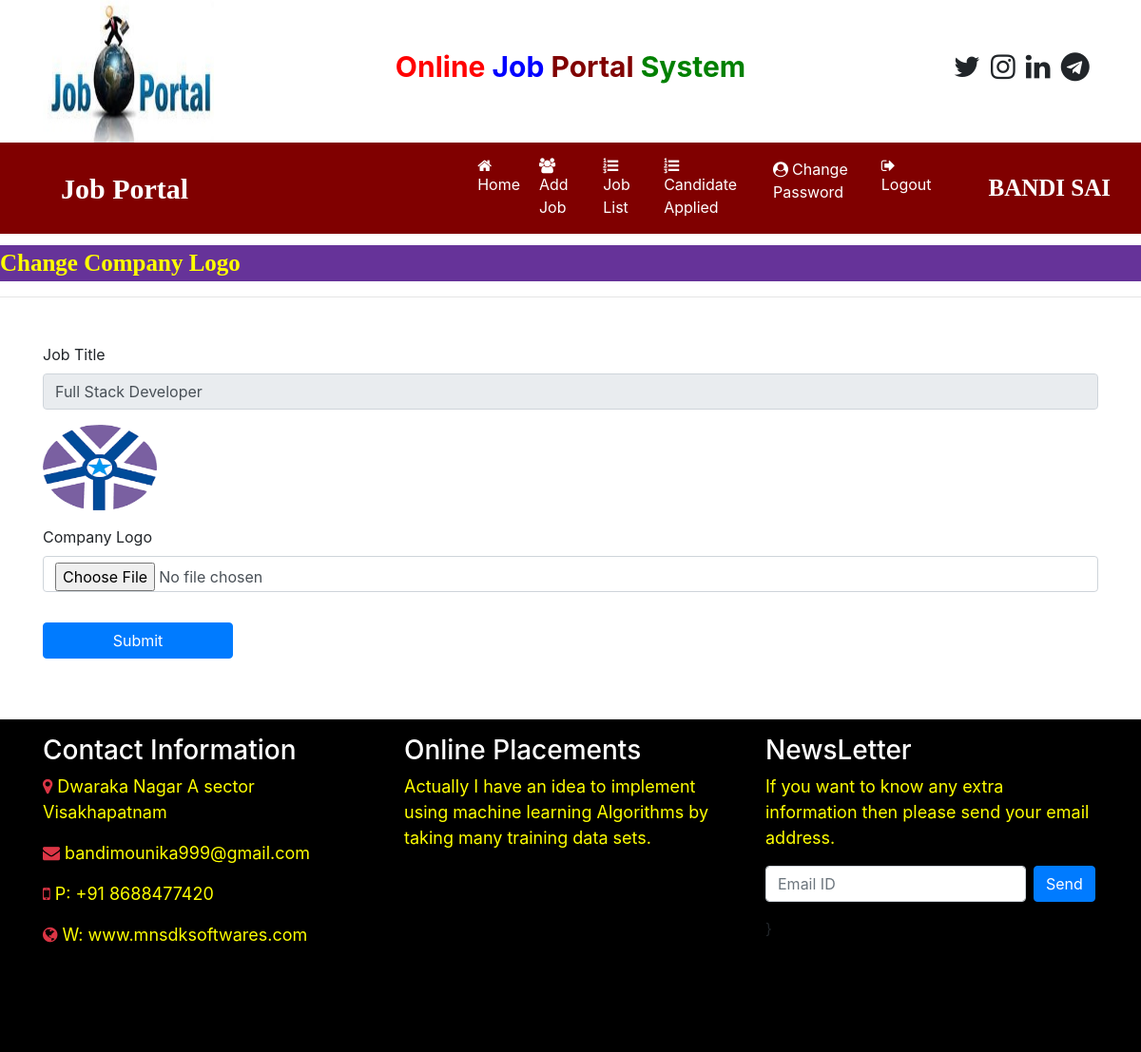
The app's page /change_companylogo/1 (signed in) with its own data.
### job/models.py (models this page shows, shortened)
class Job(models.Model):
	recruiter = models.ForeignKey(Recruiter,on_delete=models.CASCADE)
	start_date = models.DateField()
	end_date = models.DateField()
	title = models.CharField(max_length=100)
	salary = models.FloatField(max_length=20)
	image = models.FileField()
	description = models.CharField(max_length=300)
	experience = models.CharField(max_length=50)
	location = models.CharField(max_length=100)
	skills = models.CharField(max_length=100)
	creationdate = models.DateField()

### job/views.py (the view, shortened to what this page needs)
# urls.py: path('change_companylogo/<int:pid>',change_companylogo,name="change_companylogo"),
def change_companylogo(request,pid):
	if not request.user.is_authenticated:
		return redirect('recruiter_login')
	error=""
	job = Job.objects.get(id=pid)
	d = {'error':error,'job':job}
	return render(request,'change_companylogo.html',d)

### job/templates/change_companylogo.html (shortened to what this page needs)
{% load static %}
{% block body %}
{% include 'recruiter_navigation.html' %}
<marquee style="font-family: 'Monotype Corsiva'; font-size: 25px; color: yellow; background-color: rebeccapurple; font-weight: bold; margin-top: 1%;">
	Change Company Logo
</marquee>
<hr>
<form class="container mt-5" method="POST" enctype="multipart/form-data">
	<div class="form-row">
		<div class="form-group col-md-12">
			<label>Job Title</label>
			<input type="text" class="form-control" readonly name="jobtitle" value="{{job.title}}" required>
		</div>
	</div>
	<div class="form-row">
		<div class="form-group col-md-12">
			<img src="{{job.image.url}}" width="120" height="90">
		</div>
	</div>
	<div class="form-row">
		<div class="form-group col-md-12">
			<label>Company Logo</label>
			<input type="file" class="form-control" name="logo" required>
		</div>
    </div>
	<input type="submit" value="Submit" class="btn btn-primary my-3" style="width: 200px">
</form>
{% include 'footer.html' %}
{% endblock %}

### job/templates/recruiter_navigation.html (shortened to what this page needs)
<html>
<head>
	{% load static %}
  <link rel="stylesheet" href="https://cdn.jsdelivr.net/npm/bootstrap@4.6.2/dist/css/bootstrap.min.css">
  <link rel="stylesheet" href="https://cdnjs.cloudflare.com/ajax/libs/font-awesome/4.7.0/css/font-awesome.min.css">
</head>
<body>
	<div class="container">
		<div class="row">
			<div class="col-sm-3">
				<img src="{% static 'images/job1.jpeg' %}" style="width:180px;height:150px">
			</div>
			<div class="col-sm-6 mt-5 text-center">
				<span style="font-weight: bold; font-size: 30px">
					<span style="color : red">Online</span>
					<span style="color : blue">Job</span>
					<span style="color : maroon">Portal</span>
					<span style="color : green">System</span>
				</span>
			</div>
			<div class="col-sm-3 mt-5" style="padding-left: 10%;">
				<span style="font-weight: bold; font-size: 30px">
					<span><i class="fa fa-twitter pl-1"></i></span>
					<span><i class="fa fa-instagram pl-1"></i></span>
					<span><i class="fa fa-linkedin pl-1"></i></span>
					<span><i class="fa fa-telegram pl-1"></i></span>
				</span>
			</div>
		</div>
	</div>
	<nav class="navbar navbar-expand-sm" style="background-color: maroon">
	<a class="navbar-brand text-white pl-5 font-weight-bold" style="font-family: 'Monotype Corsiva';font-size:30px">Job Portal</a>
<ul class="navbar-nav">
	<li class="nav-item">
		<a class="nav-link" href="{% url 'recruiter_home' %}" style="margin-left : 280px"><i class="fa fa-home mr-1"></i>Home</a>
	</li>
	<li class="nav-item">
		<a class="nav-link" href="{% url 'add_job' %}"><i class="fa fa-users mr-1"></i>Add Job</a>
	</li>
	<li class="nav-item">
		<a class="nav-link" href="{% url 'job_list' %}"><i class="fa fa-list-ol mr-1"></i>Job List</a>
	</li>
	<li class="nav-item">
		<a class="nav-link" href="{% url 'applied_candidatelist' %}"><i class="fa fa-list-ol mr-1"></i>Candidate Applied</a>
	</li>
	<li class="nav-item">
		<a class="nav-link" href="{% url 'change_passwordrecruiter' %}"><i class="fa fa-user-circle mr-1"></i>Change Password</a>
	</li>
	<li class="nav-item">
		<a class="nav-link" href="{% url 'Logout' %}"><i class="fa fa-sign-out mr-1"></i>Logout</a>
	</li>
</ul>
    <a class="navbar-brand text-white pl-5 font-weight-bold" style="font-family: 'sans-serif;';font-size:25px">{{request.user.first_name}} {{request.user.last_name}}</a>
</nav>
	</body>
</html>

### job/templates/recruiter_navigation.html (style rules this page uses)
.nav-link { color : white !important; margin-right: 4px; }

### records on screen
Job: jobtitle "Full Stack Developer", image (picture)

### other values on screen
{{ request.user.first_name }} "BANDI"
{{ request.user.last_name }} "SAI"
